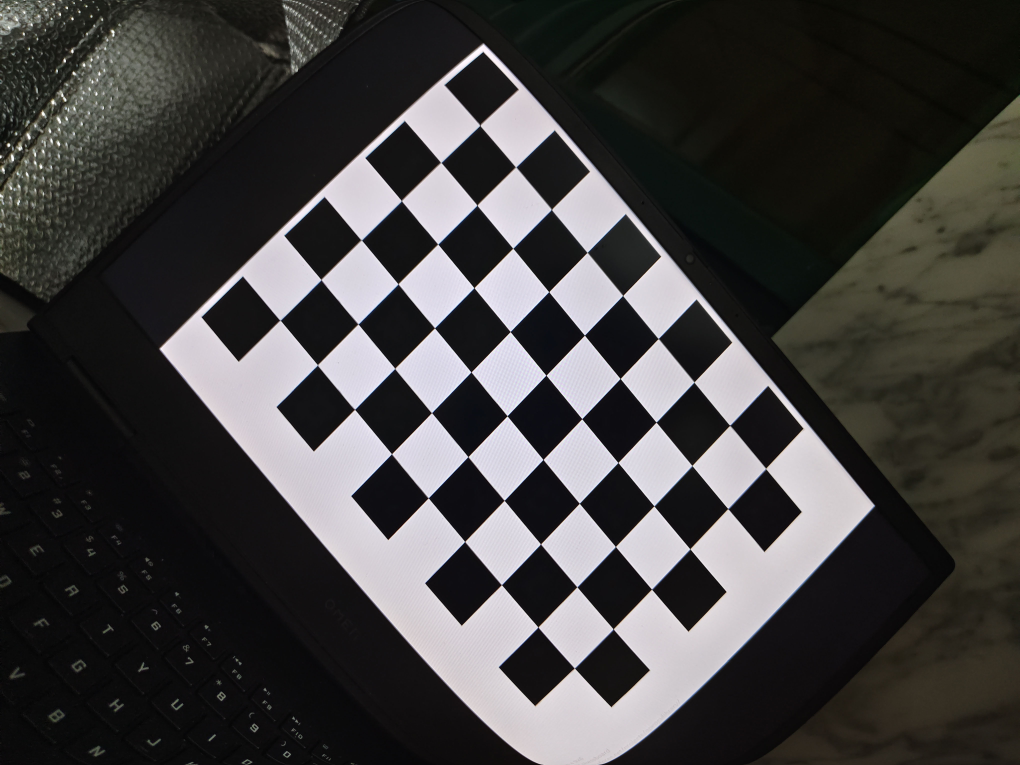
#> input picture pic/ir_radial/1.jpg, 4080 x 3060 px (shown at 1/4 size); its folder holds only this picture in this run
$ python run_IR.py
#> lines starting #> are read from the running program, lines starting #| are printed output that depends on the picture; long printed decimals are rounded
### calibrate_helper.py
# !/usr/bin/env python
# -*-coding:utf-8 -*-

"""
# File       : calibrate_helper.py
# Time       ：2023/7/27 15:14
# Author     ：Zheng Youcai[youcaizheng@foxmail.com]
# version    ：python 3.10
# Description：张正友标定法
"""
import cv2
import os
import glob
import numpy as np


class Calibrator(object):
    def __init__(self, img_dir, shape_inner_corner, size_grid, visualization=True):
        """
        :param img_dir: 图片存储路径, str
        :param shape_inner_corner: 内角形状， array of int, (h, w)
        :param size_grid: 网格实际大小, float
        :param visualization: 可视化选项， bool
        """
        self.img_dir = img_dir
        self.shape_inner_corner = shape_inner_corner
        self.size_grid = size_grid
        self.visualization = visualization
        self.mat_intri = None  # 内参矩阵
        self.coff_dis = None  # 镜头畸变参数

        # 世界坐标
        w, h = shape_inner_corner
        # 世界空间中角点的坐标, int形式
        objp = np.zeros((w * h, 3), np.float32)
        objp[:, :2] = np.mgrid[0:w, 0:h].T.reshape(-1, 2)
        # 世界角点坐标
        self.cp_world = objp * size_grid

        # 图片
        self.img_paths = []
        for extension in ["jpg", "png", "jpeg"]:
            self.img_paths += glob.glob(os.path.join(img_dir, "*.{}".format(extension)))
        assert len(self.img_paths), "no images for calibration found!"

    def calibrate_camera(self):
        w, h = self.shape_inner_corner
        # 设置角点查找的终止条件。在这里使用了一个迭代次数和一个误差阈值的组合，即当迭代次数达到30次或误差小于0.001时，停止角点查找
        criteria = (cv2.TERM_CRITERIA_EPS + cv2.TERM_CRITERIA_MAX_ITER, 30, 0.001)
        # 3D点阵
        points_world = []
        # 2D像素点阵
        points_pixel = []
        for img_path in self.img_paths:
            img = cv2.imread(img_path)
            # 2gray
            gray_img = cv2.cvtColor(img, cv2.COLOR_BGR2GRAY)
            # 查找所需数量的角
            ret, cp_img = cv2.findChessboardCorners(gray_img, (w, h), None)
            # 查找成功，细化像素坐标
            if ret:
                # 添加坐标
                points_world.append(self.cp_world)
                points_pixel.append(cp_img)
                # 可视化
                if self.visualization:
                    cv2.drawChessboardCorners(img, (w, h), cp_img, ret)

                    cv2.namedWindow('FoundCorners', cv2.WINDOW_NORMAL)
                    cv2.resizeWindow('FoundCorners', 800, 800)
                    cv2.moveWindow('FoundCorners', 1000, 300)
                    cv2.imshow('FoundCorners', img)
                    cv2.waitKey(500)

        # 给参数
        ret, mtx, dist, rvecs, tvecs = cv2.calibrateCamera(points_world, points_pixel, gray_img.shape[::-1], None, None)

        # 打印参数
        print("内参矩阵: \n{}".format(mtx))
        print("镜头畸变: \n{}".format(dist))
        print("旋转向量: \n{}".format(rvecs))
        print("平移向量: \n{}".format(tvecs))

        # 计算重投影误差：
        # 为每个图像计算重投影误差，即将世界坐标点重新投影到图像上，并计算实际像素坐标和重投影的像素坐标之间的距离。
        # 最后计算平均重投影误差，并输出结果。
        total_error = 0
        for i in range(len(points_world)):
            points_pixel_repro, _ = cv2.projectPoints(points_world[i], rvecs[i], tvecs[i], mtx, dist)
            error = cv2.norm(points_pixel[i], points_pixel_repro, cv2.NORM_L2) / len(points_pixel_repro)
            total_error += error
        print("Average error of reproject: {}".format(total_error / len(points_world)))

        self.mat_intri = mtx
        self.coff_dis = dist
        return mtx, dist

    # 含畸变并校正
    def dedistortion(self, save_dir):
        # 确保获取内参矩阵和畸变参数
        if self.mat_intri is None:
            assert self.coff_dis is None
            self.calibrate_camera()

        w, h = self.shape_inner_corner
        for img_path in self.img_paths:
            _, img_name = os.path.split(img_path)
            img = cv2.imread(img_path)
            # 计算一个优化的相机投影矩阵 newcameramtx 和一个感兴趣区域 roi，用于后续的校正操作
            newcameramtx, roi = cv2.getOptimalNewCameraMatrix(self.mat_intri, self.coff_dis, (w, h), 0, (w, h))
            # dst为校正后的图像
            dst = cv2.undistort(img, self.mat_intri, self.coff_dis, None, newcameramtx)
            cv2.imwrite(os.path.join(save_dir, img_name), dst)
        print("Dedistorted images have been saved to {}".format(save_dir))

### run_IR.py
# !/usr/bin/env python
# -*-coding:utf-8 -*-

"""
# File       : run_IR.py
# Time       ：2023/7/28 16:21
# Author     ：Zheng Youcai[youcaizheng@foxmail.com]
# version    ：python 3.10
# Description：有带畸变的图片，并处理（手动PS畸变）
"""
import os

from calibrate_helper import Calibrator


def main():
    # img_dir = "./pic/ir"    # 横向径向都处理
    img_dir = "./pic/ir_radial"     # 仅径向
    shape_inner_corner = (6, 9)
    size_grid = 0.02
    calibrator = Calibrator(img_dir, shape_inner_corner, size_grid)
    # 求参
    mtx, dist = calibrator.calibrate_camera()
#> in calibrate_camera, img is the input picture: shape (3060, 4080, 3); mean B, G, R 64.8, 65.4, 66.9
#> in calibrate_camera, `ret, cp_img = cv2.findChessboardCorners(gray_img, (w, h), None)`: ret = True; cp_img = 54 rows, first 8: [1123.6, 1283.3], [1286.9, 1120.2], [1446, 962], [1606.7, 804.1], [1764.5, 651], [1921.6, 502.8], [1271.1, 1462.2], [1434.8, 1298]
#> in calibrate_camera, `ret, mtx, dist, rvecs, tvecs = cv2.calibrateCamera(points_world, point..`: ret = 1.72; mtx = [[7343.9, 0, 2278.3], [0, 8139.7, 803.6], [0, 0, 1]]; dist = [[0.935, -24.24, -0.0119, 0.00203, 122.6]]; rvecs = ([-0.0674, -0.182, -0.739],); tvecs = ([-0.106, 0.04, 0.681],)
#| 内参矩阵:
#| [[7.34388449e+03 0.00000000e+00 2.27828620e+03]
#|  [0.00000000e+00 8.13967660e+03 8.03649490e+02]
#|  [0.00000000e+00 0.00000000e+00 1.00000000e+00]]
#| 镜头畸变:
#| [[ 9.34859872e-01 -2.42386822e+01 -1.19438861e-02  2.03270560e-03
#|    1.22596830e+02]]
#| 旋转向量:
#| (array([[-0.06744],
#|        [-0.182],
#|        [-0.7395]]),)
#| 平移向量:
#| (array([[-0.1062],
#|        [ 0.04004],
#|        [ 0.6812]]),)
#> the loop in calibrate_camera, `for i in range(len(points_world)):` made 1 pass
#> (error, total_error) on pass 1: (0.234, 0.234)
#> after the loop in calibrate_camera, `for i in range(len(points_world)):`: total_error = 0.234
#| Average error of reproject: 0.2336
#> in calibrate_camera, `self.mat_intri = mtx`: self.mat_intri has the same summary as mtx
#> in calibrate_camera, `self.coff_dis = dist`: self.coff_dis = [[0.935, -24.24, -0.0119, 0.00203, 122.6]]
#> dist = [[0.935, -24.24, -0.0119, 0.00203, 122.6]]
    # 校正
    # save_dir = "./pic/IR_dedistortion"
    save_dir = "./pic/IR_radial_dedistortion"
    if not os.path.exists(save_dir):
        os.mkdir(save_dir)
    calibrator.dedistortion(save_dir)
#> in dedistortion, `newcameramtx, roi = cv2.getOptimalNewCameraMatrix(self.mat_intri, self..`: newcameramtx = [[7418.5, 0, 2364.7], [0, 8054.5, 805.5], [0, 0, 1]]; roi = (0, 0, 5, 8)
#> in dedistortion, `dst = cv2.undistort(img, self.mat_intri, self.coff_dis, None, newcamer..`:
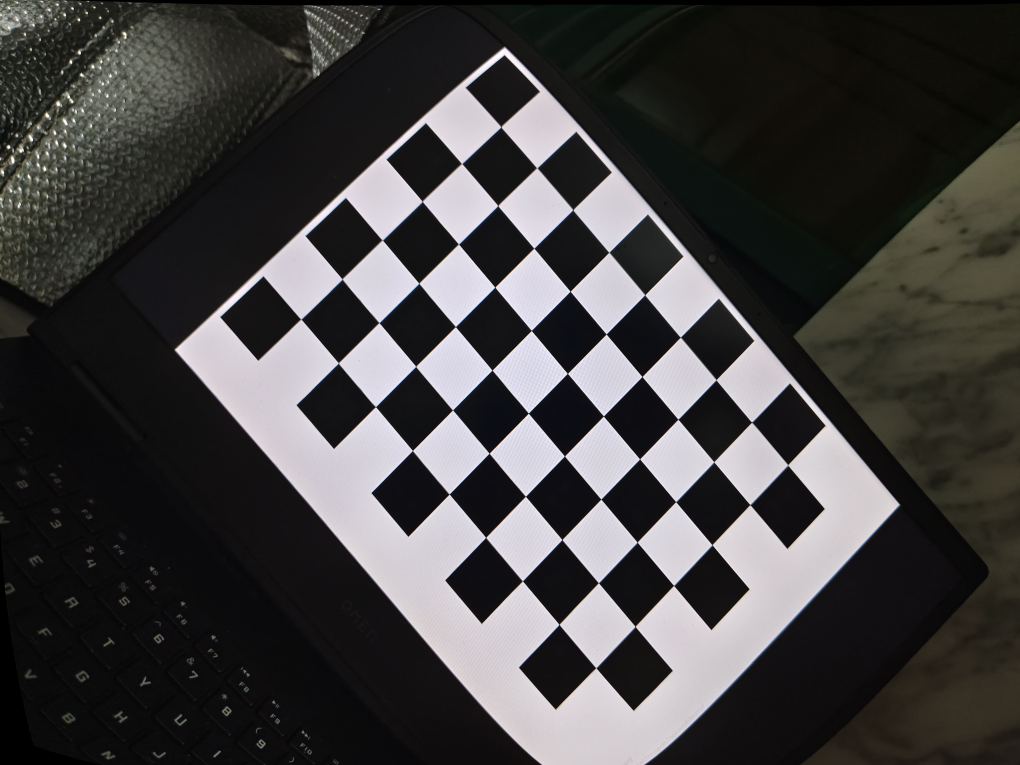
#> dst: shape (3060, 4080, 3) (shown at 1/4 size); mean B, G, R 65.3, 65.5, 67


if __name__ == '__main__':
    main()
